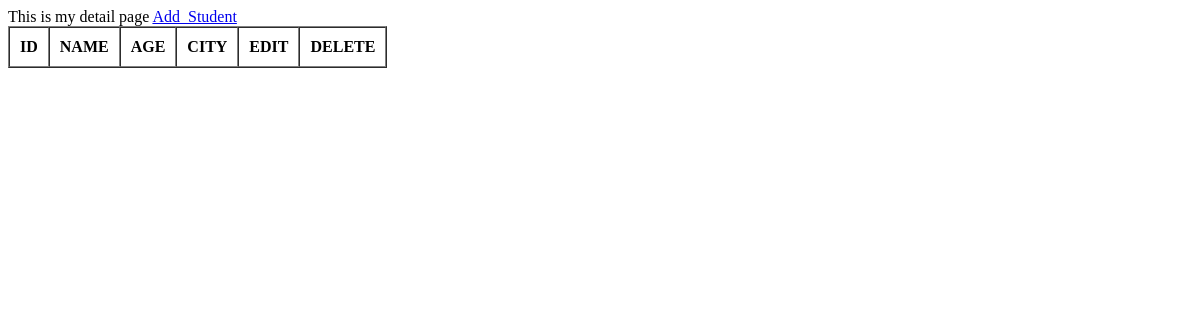
The page /details/ on the database as committed earlier.
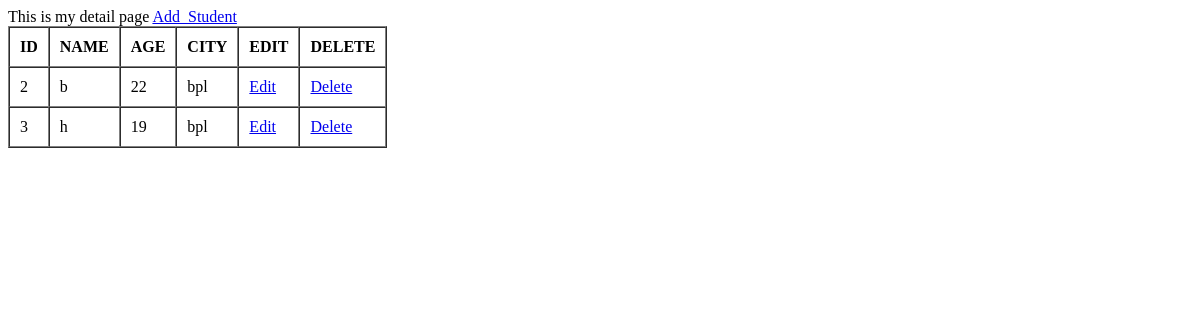
The same page on the database as committed later.
### app/models.py (models this page shows, shortened)
class Student(models.Model):
    name=models.CharField(max_length=50)
    age=models.IntegerField(null=True)
    city=models.CharField(max_length=100)

### app/views.py (the view)
# urls.py: path('details/',Student_details,name='student_details'),
def Student_details(request):
    students=Student.objects.all()
    return render(request,'details.html',{'key':students})

### app/templates/details.html (shortened to what this page needs)
<a href="{% url 'add' %}">Add_Student</a>
<table border="" cellpadding="10" cellspacing="0">
    <tr>
        <th>ID</th>
        <th>NAME</th>
        <th>AGE</th>
        <th>CITY</th>
        <th>EDIT</th>
        <th>DELETE</th>
    </tr>
    {% for i in key %}
    <tr>
        <td>{{ i.id }}</td>
        <td>{{ i.name }}</td>
        <td>{{ i.age }}</td>
        <td>{{ i.city }}</td>
        <td>
            <a href="{% url 'edit' i.id %}">Edit</a>
        </td>
        <td>
            <a href="{% url 'delete' i.id %}">Delete</a>
        </td>
    </tr>
    {% endfor %}
</table>

Rows that differ between the two databases and show on the page:
added Student: id "2", name "b", age "22", city "bpl"
added Student: id "3", name "h", age "19", city "bpl"
